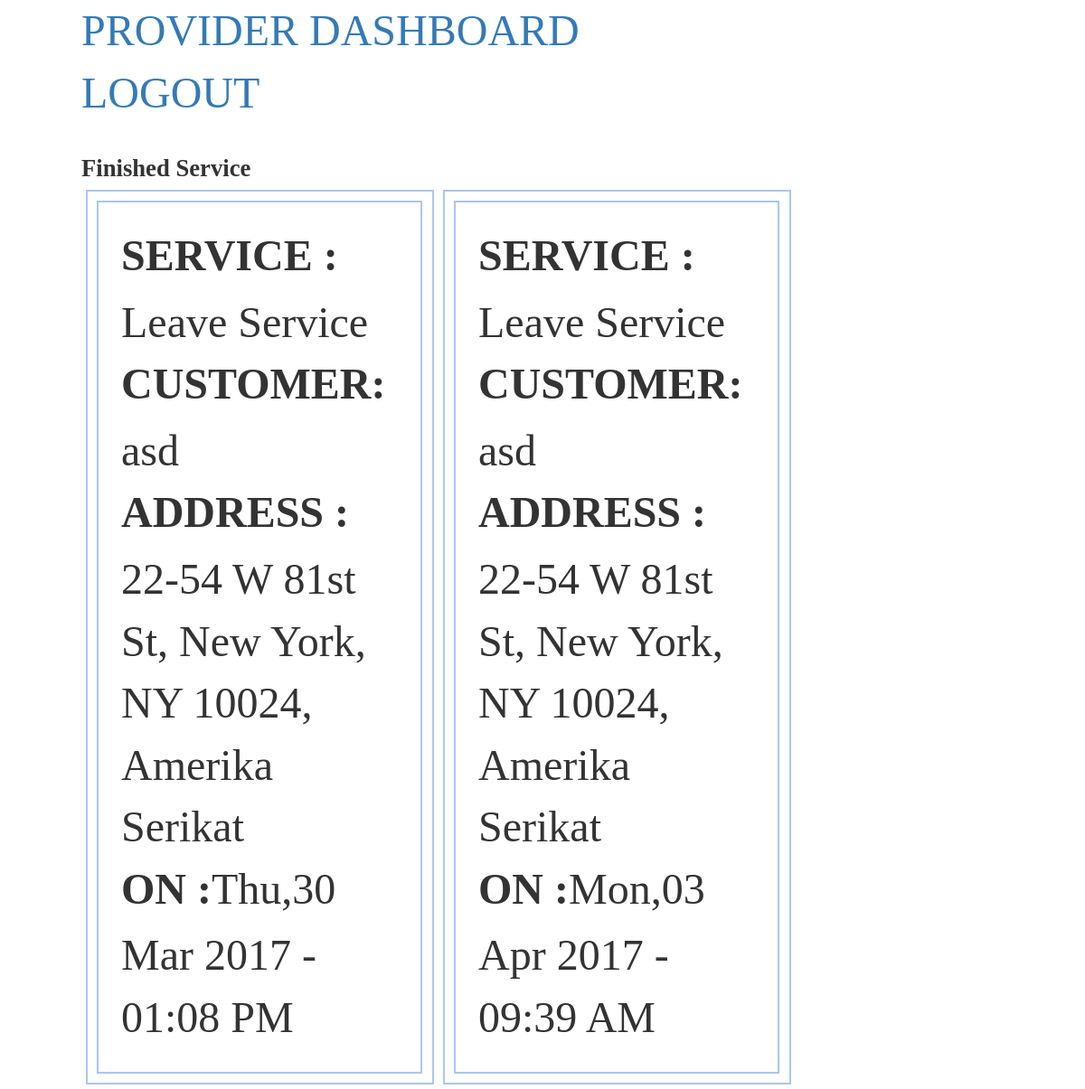
The app's page /index.php/gbusnow_controller/providerFinishedService (signed in) with its own data.
### tables this page shows
CREATE TABLE `gbu_service_quote` (
  `service_quote_id` varchar(8) NOT NULL,
  `user_email` varchar(255) DEFAULT NULL,
  `house_id` varchar(8) NOT NULL,
  `customer_name` varchar(100) DEFAULT NULL,
  `service_id` int(1) DEFAULT NULL,
  `service_name` varchar(20) NOT NULL,
  `provider_id` varchar(8) DEFAULT NULL,
  `promo_id` varchar(5) DEFAULT NULL,
  `footover_status` int(1) DEFAULT NULL,
  `service_date1` date DEFAULT NULL,
  `service_time1` time DEFAULT NULL,
  `service_date2` date DEFAULT NULL,
  `service_time2` time DEFAULT NULL,
  `service_date3` date DEFAULT NULL,
  `service_time3` time DEFAULT NULL,
  `service_date_final` date DEFAULT NULL,
  `service_time_final` time DEFAULT NULL,
  `service_quote_total` decimal(12,2) NOT NULL,
  `service_quote_discount` decimal(12,2) DEFAULT NULL,
  `service_quote_finaltotal` decimal(12,2) DEFAULT NULL,
  `service_note` text,
  `service_generate` timestamp NULL DEFAULT CURRENT_TIMESTAMP,
  `service_status` int(1) DEFAULT '0',
  `service_rateprovider_status` int(1) DEFAULT '0',
  PRIMARY KEY (`service_quote_id`)
);

CREATE TABLE `gbu_user_house` (
  `house_id` varchar(8) NOT NULL,
  `user_email` varchar(100) NOT NULL,
  `house_address` varchar(255) DEFAULT NULL,
  `house_detailaddress` varchar(255) DEFAULT NULL,
  `house_city` varchar(50) DEFAULT NULL,
  `house_state` varchar(50) DEFAULT NULL,
  `house_type` int(2) DEFAULT NULL,
  `house_latitude` decimal(10,7) DEFAULT NULL,
  `house_longitude` decimal(10,7) DEFAULT NULL,
  `house_color` int(3) DEFAULT NULL,
  `house_mailbox_color` int(3) DEFAULT NULL,
  `house_drivewaywidth` varchar(20) DEFAULT NULL,
  `house_drivewaylength` varchar(20) DEFAULT NULL,
  `house_drivewayshape` varchar(20) DEFAULT NULL,
  `house_drivewaytype` varchar(20) DEFAULT NULL,
  `house_lawn_size` varchar(20) DEFAULT NULL,
  `house_lawn_hilly` varchar(20) DEFAULT NULL,
  `house_gate_size` varchar(20) DEFAULT NULL,
  `house_fence` int(1) DEFAULT NULL,
  `house_pool` int(1) DEFAULT NULL,
  `house_sprinklers` int(1) DEFAULT NULL,
  `house_pet` int(1) DEFAULT NULL,
  PRIMARY KEY (`house_id`)
);

### application/controllers/gbusnow_controller.php (called while the page is built, shortened)
<?php if ( ! defined('BASEPATH')) exit('No direct script access allowed');
class gbusnow_controller extends CI_Controller {
	function __construct()
	{
		$this->load->helper('form');
		$this->load->model('gbusnow_model');
		$this->load->library('form_validation');
		$this->load->helper('url');
		$this->load->library('session');
		$this->load->helper('cookie');
		$this->load->library("pagination");
		$this->load->database();
	}
	public function providerFinishedService()
	{
		$data = [];
		$login = $this->getProviderLoginStatus();
		if ($login != "")
		{
			$data["provider_email"] = $login;
			$data["provider_id"] = $this->gbusnow_model->getProviderIdbyEmail($data["provider_email"]);
			$this->load->view('providerFinishedService', $data);
		}
		else
		{
			$this->index();
		}
	}
	function getProviderLoginStatus()
	{
		$user = $this->input->cookie("snow_provider_user", true);
		return $user;
	}
}

### index.php (called while the page is built, shortened)
<?php
require_once BASEPATH.'core/CodeIgniter.php';

### application/models/gbusnow_model.php (called while the page is built, shortened)
<?php
class gbusnow_model extends CI_Model
{
	function getProviderIdbyEmail($provider_email)
	{
		$qry = "SELECT provider_id FROM gbu_provider WHERE provider_email='".$provider_email."'";
		$query = $this->db->query($qry);
		$provider_id = $query->result();
		return $provider_id[0]->provider_id;
	}
	function getHouseAddressUsingHouseId($house_id)
	{
		$qry = "select house_address as alamat from gbu_user_house where house_id='".$house_id."'";
		$query = $this->db->query($qry);
		$price = $query->result_array()[0]['alamat'];
		return $price;
	}
	function getFinishedService($provider_id)
	{
		$qry = "SELECT service_quote_id, house_id, service_name, customer_name,
				service_date_final, service_time_final, service_quote_finaltotal
				FROM gbu_service_quote
				WHERE provider_id='".$provider_id."' and service_status='1'";
		$query = $this->db->query($qry);
		$res = $query->result();
		return $res;
	}
}
?>

### application/views/providerFinishedService.php (the view, shortened to what this page needs)
<html lang="en">
<?php
	require_once("includes.php")
?>
<head>
	<link rel="stylesheet" type="text/css" media="screen and (max-device-width: 1200px)" href="<?php echo base_url('assets/css/default_css_portrait.css'); ?>">
</head>
<body>
<div id="container">
	<?php
		echo "<a href='".site_url('gbusnow_controller/providerDashboard')."'>PROVIDER DASHBOARD</a><br>";
		echo "<a href='".site_url('gbusnow_controller/logout')."'>LOGOUT</a><br>";
		$dataService = $this->gbusnow_model->getFinishedService($provider_id);
		echo "<div class='header-text'>Finished Service</div>";
		echo "<div id='allData'>";
		if(count($dataService) >0)
		{
			for($i=0;$i<count($dataService);$i++)
			{
				echo "<div class=dataService id='dc-".$dataService[$i]->service_quote_id ."'>";
					echo "<div class=dataServiceLeft id='dcl-".$dataService[$i]->service_quote_id ."'>";
						echo "<label>SERVICE : </label>".$dataService[$i]->service_name . "<br>";
						echo "<label>CUSTOMER: </label>".$dataService[$i]->customer_name. "<br>";
						$alamat = $this->gbusnow_model->getHouseAddressUsingHouseId($dataService[$i]->house_id);
						echo "<label>ADDRESS : </label>".$alamat. "<br>";
						echo "<label>ON : </label>".date("D,d M Y", strtotime($dataService[$i]->service_date_final))." - ".date('h:i A', strtotime($dataService[$i]->service_time_final));
					echo "</div>";
				echo "</div>";
			}
		}
		else
		{
		}
		echo "</div>";
	?>
</div>
</body>
</html>

### assets/css/default_css_portrait.css (style rules this page uses)
* { font-family: pier-regular; font-size: 4vw; }
#container { width: 85vw; margin: 0 auto; }

### application/views/providerFinishedService.php (style rules this page uses)
.header-text { font-size: 20pt; margin-top: 30px; font-weight: bold; clear: both; }
.dataService { margin : 5px; padding: 10px; border: 2px solid #ABC6ED; width: 385px; float: left; }
.dataServiceLeft { padding: 25px; border: 2px solid #ABC6ED; width: 360px; }

### records on screen
gbu_service_quote: service_name "Leave Service", customer_name "asd", house.house_address "22-54 W 81st St, New York, NY 10024, Amerika Serikat", service_date_final "Thu,30 Mar 2017", service_time_final "01:08 PM"
gbu_service_quote: service_name "Leave Service", customer_name "asd", house.house_address "22-54 W 81st St, New York, NY 10024, Amerika Serikat", service_date_final "Mon,03 Apr 2017", service_time_final "09:39 AM"
